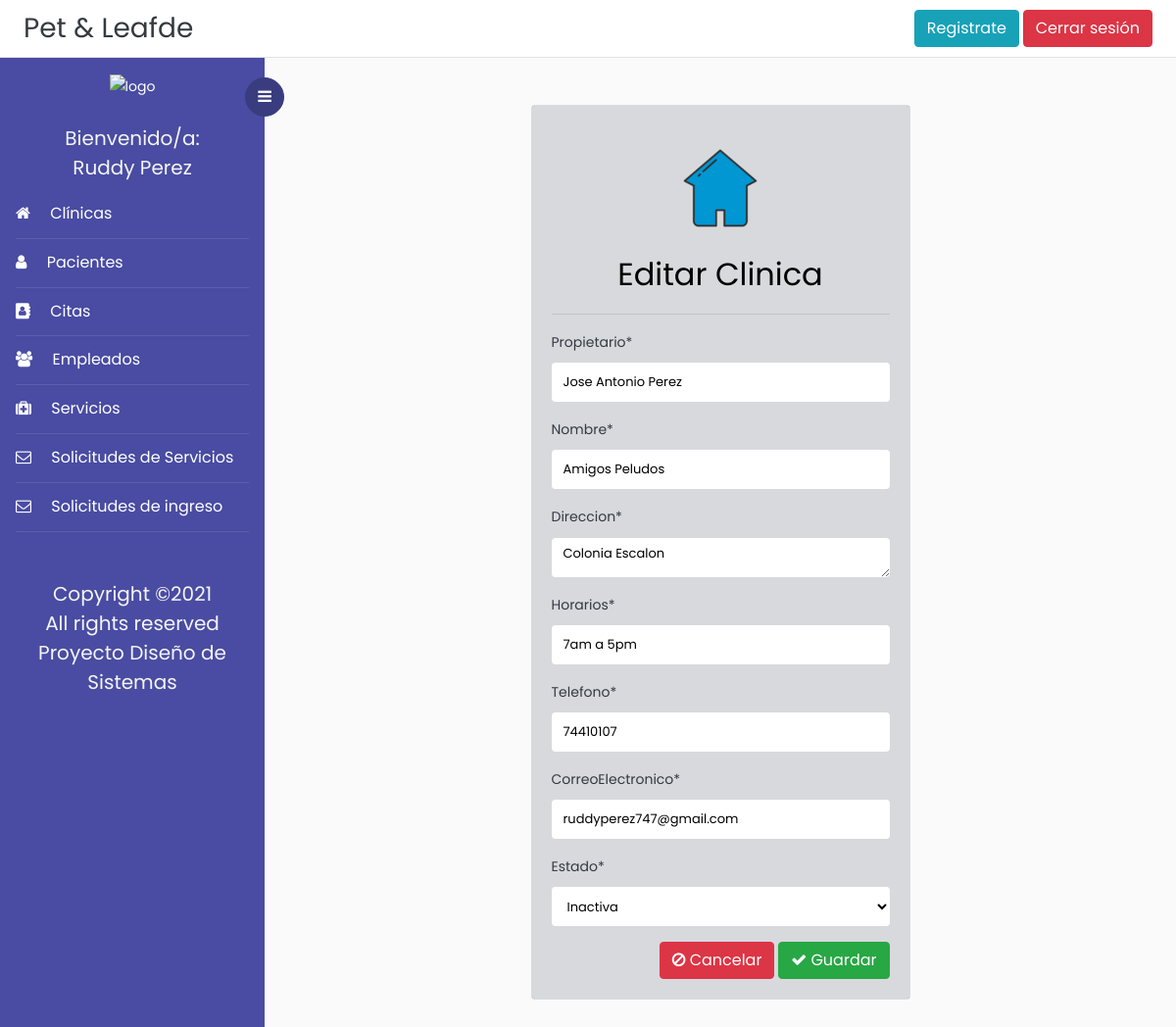
Before: /modificar_clinica/3/ (signed in) with the older database file.
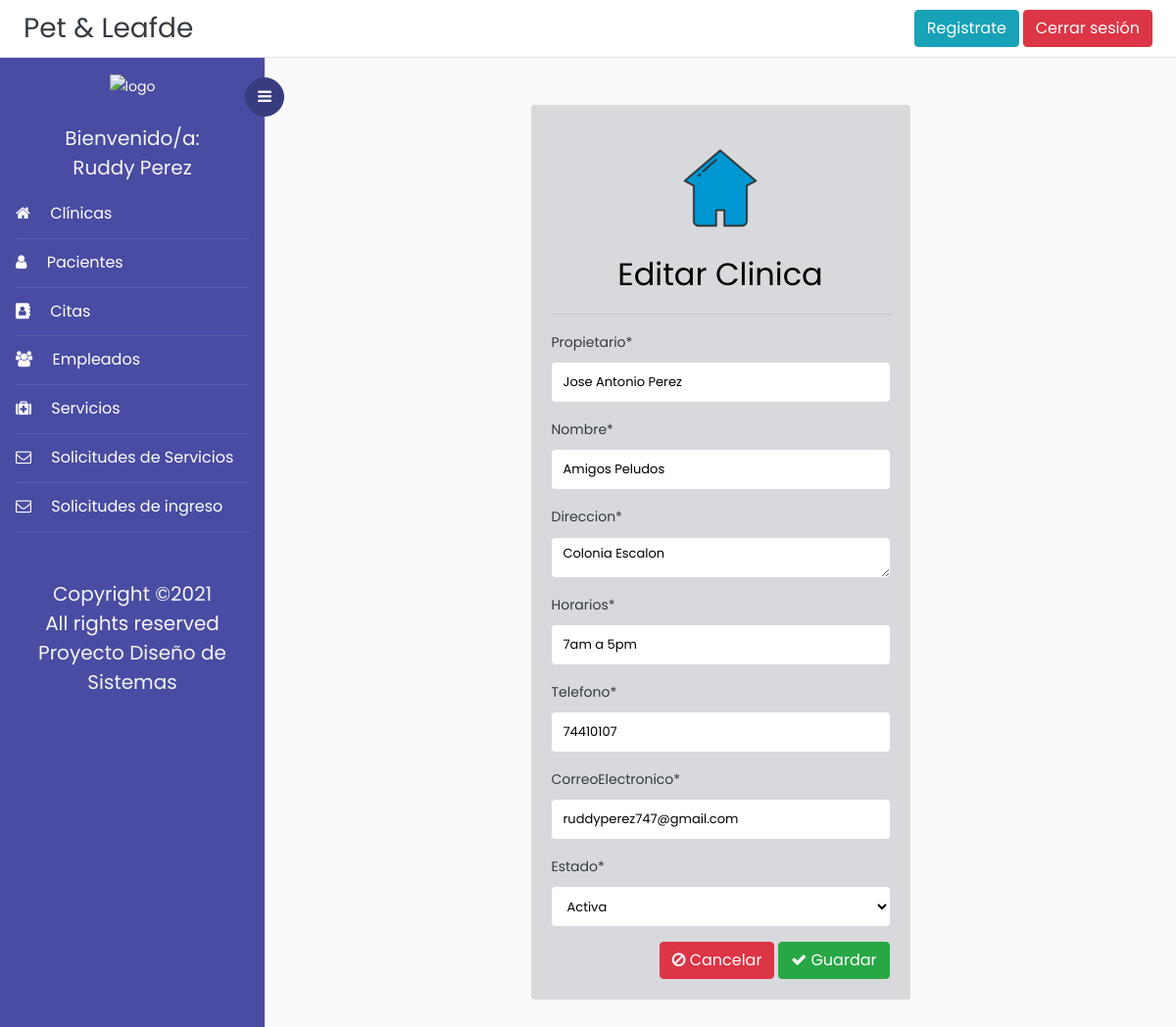
After: the same page with the newer database file.
### Veterinaria/models.py (models this page shows, shortened)
class Clinica(models.Model):
    id = models.IntegerField(primary_key = True)
    propietario = models.CharField(max_length=50, validators=[solo_Letras])
    nombre = models.CharField(max_length=60)
    direccion = models.TextField()
    horarios = models.CharField(max_length=50)
    telefono = models.CharField(max_length=9)
    fechaIngreso = models.DateField(auto_now_add=True, null=True)
    correoElectronico = models.CharField(max_length=200, null=True)
    ESTADO = (('Activa','Activa'),('Inactiva', 'Inactiva'))
    estado = models.CharField(max_length=10, choices=ESTADO, default="Activa")

### Veterinaria/views.py (the view, shortened to what this page needs)
# urls.py: path('modificar_clinica/<id>/',modificar_clinica, name="modificar_clinica"),
@login_required
def modificar_clinica(request, id):
    clinica = get_object_or_404(Clinica, id=id)
    data ={
        'form' : ClinicaForm(instance=clinica)
    }
    return render(request, 'clinica/modificarClinica.html', data)

### Veterinaria/forms.py
class ClinicaForm(forms.ModelForm):
    class Meta:
        model = Clinica
        fields = [
			'propietario','nombre','direccion', 'horarios', 'telefono', 'correoElectronico', 'estado',
		]

### Veterinaria/templates/clinica/modificarClinica.html (shortened to what this page needs)
{% extends 'base.html'%}
{%load static%}
{% block content %}
{% load crispy_forms_tags %}
<div class="container">
    <div class="row">
        <div class="col-12 col-md-6 offset-md-3">
            <div class="card bg-light text-dark">
                <div class="card-body" style="background-color: #b9bbc281;">
                    <div class="contenedor_logo" align="center">
                        <img  class="logo"  src="{% static 'images/registro_clinica.png'%}" alt="logo">
                    </div>
                    <h2 align ="center">Editar Clinica </h2>
                    <hr>
                    <form action="" method="post">
                        {{ form|crispy}}
                        <div class="d-flex justify-content-end">
                            <a class="btn btn-danger" href="{% url 'listar_clinica' %}"><i class="fa fa-ban" aria-hidden="true"></i> Cancelar</a>
                            <button  type="submit" class="btn btn-success float-right"><i class="fa fa-check" aria-hidden="true"></i> Guardar</button>
                        </div>
                    </form>
                </div>
            </div>
        </div>
    </div>
</div>
{% endblock content%}

Changed rows visible on the page:
changed Clinica "Jose Antonio Perez": estado "Inactiva" → "Activa"
